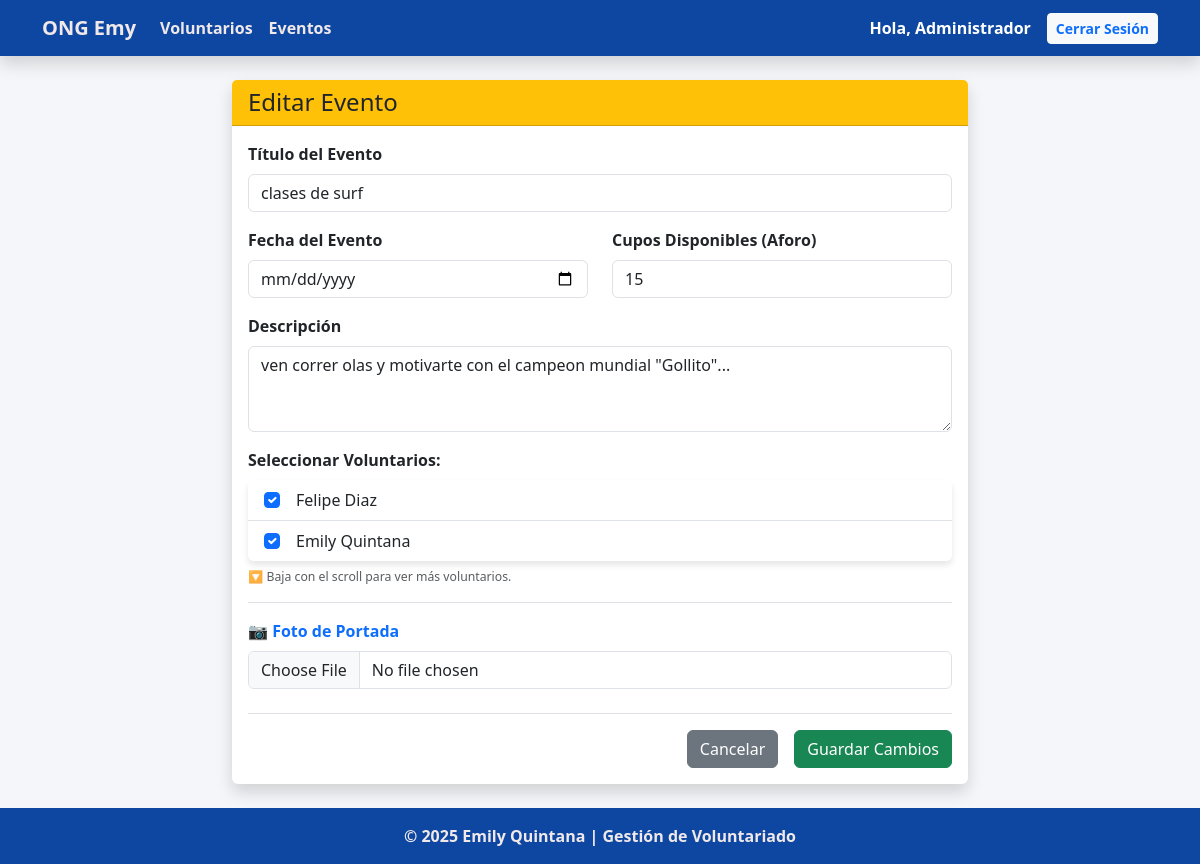
Page /eventos/editar/2/ (signed in) on the committed database.
### voluntariado/models.py (models this page shows, shortened)
class Evento(models.Model):
    titulo = models.CharField(max_length=255, verbose_name="Título del Evento")
    descripcion = models.TextField(verbose_name="Descripción")
    fecha = models.DateField(verbose_name="Fecha del Evento")
    aforo = models.PositiveIntegerField(default=10, verbose_name="Aforo Máximo")
    voluntarios = models.ManyToManyField(Voluntario, related_name="eventos", blank=True)
    class Meta:
        ordering = ['fecha']  # Ordenar por fecha, del más próximo al más lejano
        verbose_name = "Evento"
        verbose_name_plural = "Eventos"

class Voluntario(models.Model):
    nombre = models.CharField(max_length=255)
    email = models.EmailField(unique=True, verbose_name="Correo Electrónico")
    telefono = models.CharField(max_length=15, blank=True, null=True, verbose_name="Teléfono")
    foto = models.ImageField(upload_to='perfiles_voluntarios/', blank=True, null=True, verbose_name="Foto de Perfil")
    fecha_registro = models.DateTimeField(auto_now_add=True)
    class Meta:
        ordering = ['-id']
        verbose_name = "Voluntario"
        verbose_name_plural = "Voluntarios"
    def __str__(self):
        return self.nombre

### voluntariado/views.py (the view)
# urls.py: path('eventos/editar/<int:pk>/', views.editar_evento, name='editar_evento'),
@permission_required('voluntariado.change_evento') # Admin y Gestor
def editar_evento(request, pk):
    evento = get_object_or_404(Evento, pk=pk)
    if request.method == 'POST':
        form = EventoForm(request.POST, request.FILES, instance=evento)
        if form.is_valid():
            try:
                with transaction.atomic():
                    evento = form.save()
                    foto = form.cleaned_data.get('foto_portada')
                    if foto:
                        FotoEvento.objects.create(evento=evento, imagen=foto)
                return redirect('lista_eventos')
            except Exception as e:
                pass
    else:
        form = EventoForm(instance=evento)
    return render(request, 'editar_evento.html', {'form': form, 'evento': evento})

### voluntariado/forms.py
class EventoForm(forms.ModelForm):
    foto_portada = forms.ImageField(
        required=False,
        label="Foto de Portada",
        widget=forms.FileInput(attrs={'class': 'form-control'})
    )
    class Meta:
        model = Evento
        fields = ['titulo', 'descripcion', 'fecha', 'aforo', 'voluntarios']
        widgets = {
            'titulo': forms.TextInput(attrs={'class': 'form-control'}),
            'descripcion': forms.Textarea(attrs={'class': 'form-control', 'rows': 3}),
            'fecha': forms.DateInput(attrs={'class': 'form-control', 'type': 'date'}),
            'aforo': forms.NumberInput(attrs={'class': 'form-control', 'min': '1'}),
            'voluntarios': forms.CheckboxSelectMultiple(attrs={'class': 'form-check-input'}),
        }

### voluntariado/templates/editar_evento.html (shortened to what this page needs)
{% extends 'base.html' %}
{% block content %}
<div class="row justify-content-center">
    <div class="col-lg-8">
        <div class="card shadow">
            <div class="card-header bg-warning text-dark">
                <h4 class="mb-0">Editar Evento</h4>
            </div>
            <div class="card-body">
                <form method="post" enctype="multipart/form-data" novalidate>
                    <div class="row">
                        <div class="col-12 mb-3">
                            <label class="form-label fw-bold">{{ form.titulo.label }}</label>
                            {{ form.titulo }}
                        </div>
                        <div class="col-md-6 mb-3">
                            <label class="form-label fw-bold">{{ form.fecha.label }}</label>
                            {{ form.fecha }}
                        </div>
                        <div class="col-md-6 mb-3">
                            <label class="form-label fw-bold">Cupos Disponibles (Aforo)</label>
                            {{ form.aforo }}
                        </div>
                    </div>
                    <div class="mb-3">
                        <label class="form-label fw-bold">{{ form.descripcion.label }}</label>
                        {{ form.descripcion }}
                    </div>
                    <div class="mb-3">
                        <label class="form-label fw-bold d-block mb-2">
                            Seleccionar Voluntarios:
                        </label>
                        <div class="card" style="max-height: 200px; overflow-y: auto;">
                            <div class="list-group list-group-flush">
                                {% for checkbox in form.voluntarios %}
                                <label class="list-group-item list-group-item-action d-flex align-items-center px-3 py-2" style="cursor: pointer;">
                                    <div class="me-3">
                                        {{ checkbox.tag }}
                                    </div>
                                    <span class="fw-normal">{{ checkbox.choice_label }}</span>
                                </label>
                                {% endfor %}
                            </div>
                        </div>
                        <div class="form-text text-muted mt-1">
                            <small>🔽 Baja con el scroll para ver más voluntarios.</small>
                        </div>
                    </div>
                    <div class="mb-4 border-top pt-3">
                        <label class="form-label fw-bold text-primary">
                            📷 Foto de Portada
                        </label>
                        {{ form.foto_portada }}
                    </div>
                    <div class="d-grid gap-2 d-md-flex justify-content-md-end border-top pt-3">
                        <a href="{% url 'lista_eventos' %}" class="btn btn-secondary me-md-2">Cancelar</a>
                        <button type="submit" class="btn btn-success">
                            Guardar Cambios
                        </button>
                    </div>
                </form>
            </div>
        </div>
    </div>
</div>
{% endblock %}

### voluntariado/templates/navbar.html (shortened to what this page needs)
<nav class="navbar navbar-expand-lg bg-azul-custom shadow">
    <div class="container">
        <a class="navbar-brand fw-bold" href="{% url 'index' %}">ONG Emy</a>
        <div class="collapse navbar-collapse" id="navbarNav">
            <ul class="navbar-nav me-auto">
                <li class="nav-item">
                    <a class="nav-link" href="{% url 'lista_voluntarios' %}">Voluntarios</a>
                </li>
                <li class="nav-item">
                    <a class="nav-link" href="{% url 'lista_eventos' %}">Eventos</a>
                </li>
            </ul>
            <ul class="navbar-nav ms-auto align-items-center">
                {% if user.is_authenticated %}
                    <li class="nav-item me-3">
                        <span class="text-white">Hola, <strong>{{ user.username|title }}</strong></span>
                    </li>
                    <li class="nav-item">
                        <form action="{% url 'logout' %}" method="post" class="d-inline">
                            <button type="submit" class="btn btn-sm btn-light text-primary fw-bold">
                                Cerrar Sesión
                            </button>
                        </form>
                    </li>
                {% endif %}
            </ul>
        </div>
    </div>
</nav>

### static/css/style.css (style rules this page uses)
:root { --color-azul-pro: #0d47a1; --color-gris-fondo: #f4f6f9; --color-magenta: #d63384; --color-magenta-dark: #a82365; }
body { background-color: var(--color-gris-fondo); font-family: 'Segoe UI', Tahoma, Geneva, Verdana, sans-serif; }
.bg-azul-custom { background-color: var(--color-azul-pro) !important; color: white !important; }
.bg-azul-custom .navbar-brand, .bg-azul-custom .nav-link, .bg-azul-custom div, .bg-azul-custom p { color: rgb(241, 233, 233) !important; font-weight: 800; }
a { color: var(--color-magenta); text-decoration: none; }
.card { border: none; box-shadow: 0 4px 6px rgba(0,0,0,0.1); }

### rows in the picture
Evento: titulo "clases de surf", aforo "15", descripcion "ven correr olas y motivarte con el campeon mundial \"Gollito\"..."
Voluntario: choice_label "Felipe Diaz"
Voluntario: choice_label "Emily Quintana"

### other values in the picture
{{ user.username|title }} "Administrador"
